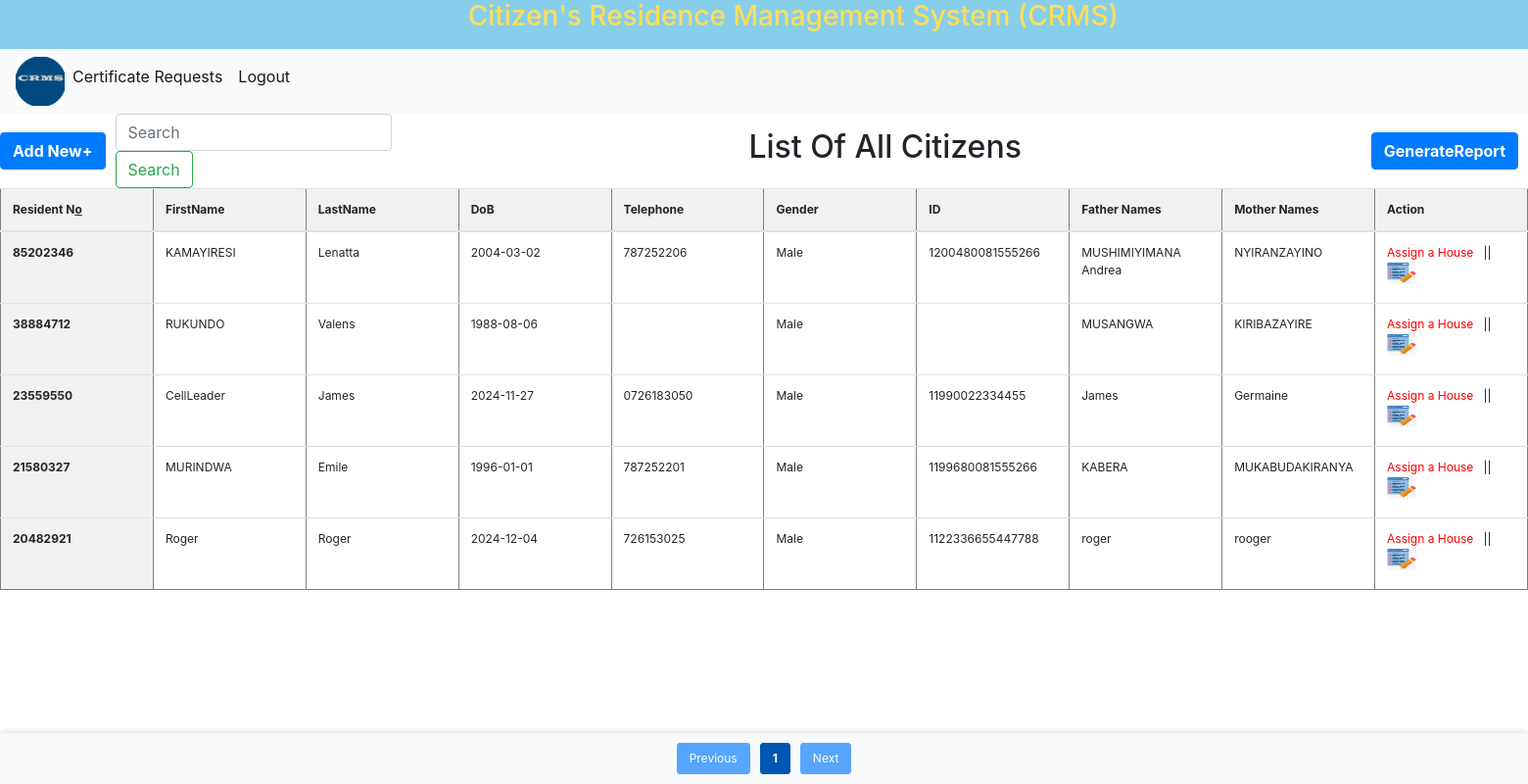
Page /ListOfCitizens.php (signed in) on the earlier database version.
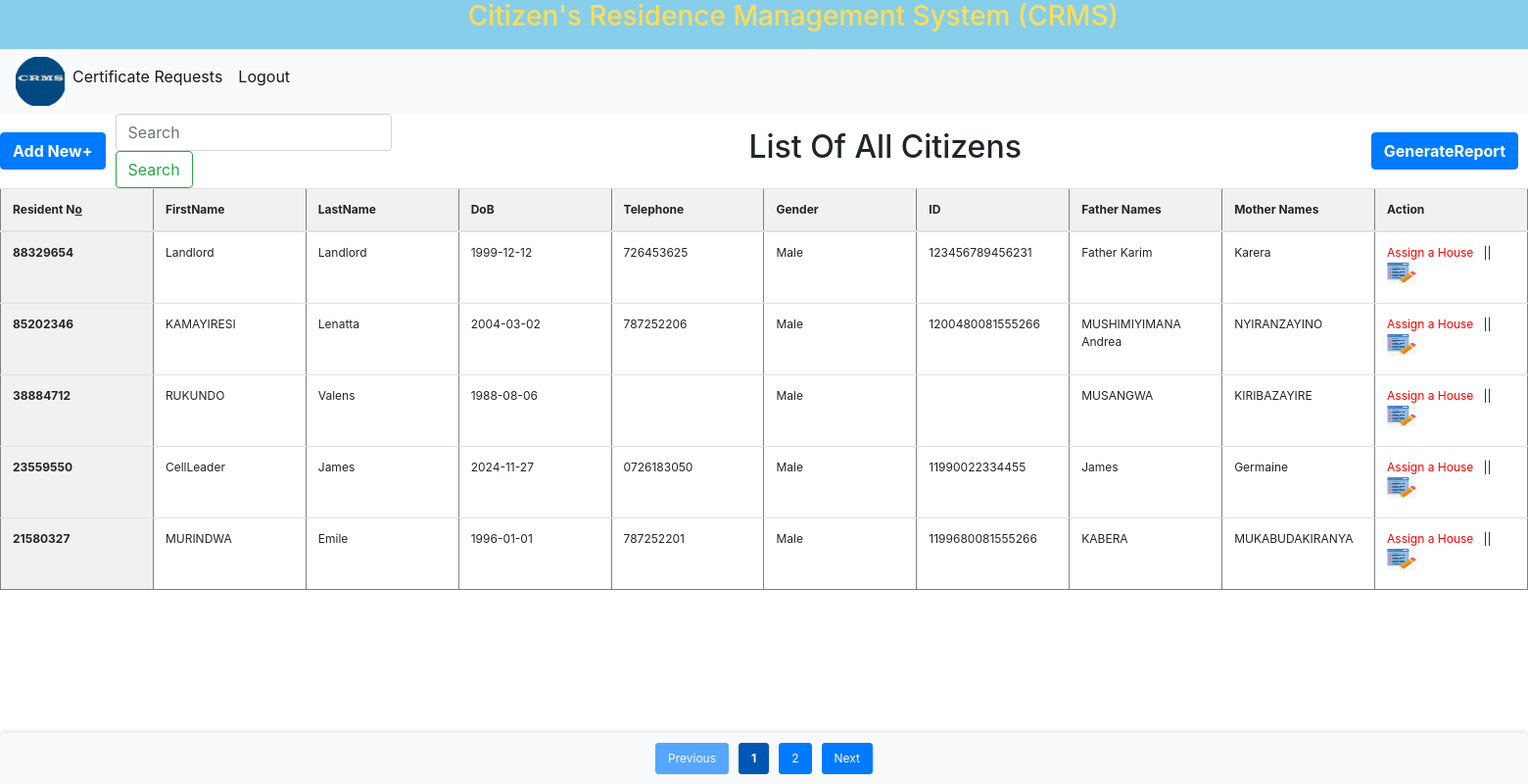
Same page on the later database version.
### tables this page shows
CREATE TABLE `resident` (
  `Identifier` varchar(8) DEFAULT NULL,
  `Firstname` varchar(20) DEFAULT NULL,
  `Lastname` varchar(20) DEFAULT NULL,
  `DoB` date DEFAULT NULL,
  `Telephone` varchar(10) DEFAULT NULL,
  `Gender` varchar(6) DEFAULT NULL,
  `ID` bigint DEFAULT NULL,
  `FatherNames` varchar(20) DEFAULT NULL,
  `MotherNames` varchar(20) DEFAULT NULL,
  `Province` varchar(20) DEFAULT NULL,
  `District` varchar(20) DEFAULT NULL,
  `Sector` varchar(20) DEFAULT NULL,
  `Cell` varchar(20) DEFAULT NULL,
  `Village` varchar(20) DEFAULT NULL,
  `Citizen_Category` varchar(20) DEFAULT NULL,
  `HouseNo` varchar(30) DEFAULT NULL,
  `Password` varchar(255) DEFAULT '',
  `Status` varchar(9) DEFAULT NULL,
  `RegDate` datetime DEFAULT CURRENT_TIMESTAMP
);

### ListOfCitizens.php (the view, shortened to what the changed rows need)
<!DOCTYPE html>
<html lang="en">
<head>
    <link rel="stylesheet" href="bootstrap/bootstrap.css">
    <link rel="stylesheet" href="css/style.css">
</head>
<body>
<?php include 'header.php'; ?>
<?php
$conn = new mysqli('localhost', 'super', '', 'crms');
$records_per_page = 5;
$page = isset($_GET['page']) ? (int)$_GET['page'] : 1;
$offset = ($page - 1) * $records_per_page;
$search_query = isset($_GET['search']) ? $conn->real_escape_string($_GET['search']) : '';
$sql = "SELECT Identifier, Firstname, Lastname, DoB, Telephone, Gender, ID, FatherNames, MotherNames, Province, District, Sector, Cell, Village, citizen_category, HouseNo, Status,RegDate
        FROM resident
        WHERE CONCAT_WS(' ', Firstname, Lastname, DoB, Telephone, Gender, ID, FatherNames, MotherNames, Province, District, Sector, Cell, Village, citizen_category, HouseNo, Status,RegDate) LIKE ?
        ORDER BY Identifier DESC
        LIMIT ? OFFSET ?";
$stmt = $conn->prepare($sql);
$search_param = "%$search_query%";
$stmt->bind_param("sii", $search_param, $records_per_page, $offset);
$stmt->execute();
$result = $stmt->get_result();
$total_sql = "SELECT COUNT(*) as total FROM resident WHERE CONCAT_WS(' ', Firstname, Lastname, ID, FatherNames, MotherNames, Province, District, Sector, Cell, Village, citizen_category, HouseNo, Status,RegDate) LIKE ?";
$total_stmt = $conn->prepare($total_sql);
$total_stmt->bind_param("s", $search_param);
$total_stmt->execute();
$total_result = $total_stmt->get_result();
$total_row = $total_result->fetch_assoc();
$total_records = $total_row['total'];
$total_pages = ceil($total_records / $records_per_page);
if ($result->num_rows > 0) {
    echo "<div class='table-container'>";
    echo "<table border='1' class='table table-striped' style='min-width: 60%;>";
    echo "<thead>";
    echo "<tr>
            <th colspan='9' style='text-align: left; background-color: #f8f9fa;'>
                <div style='display: flex; align-items: center;'>
                    <div style='margin-right: 10px;'>
                        <a class='small' href='addResident.php'>
                            <button class='btn btn-primary'><b>Add New+</b></button>
                        </a>
                    </div>
                    <div style='margin-right: 8px;'>
                        <form class='form-inline my-2 my-lg-0' method='GET' action=''>
                            <input class='form-control mr-sm-2' type='search' name='search' placeholder='Search' aria-label='Search' value='" . htmlspecialchars($search_query) . "'>
                            <button class='btn btn-outline-success my-2 my-sm-0' type='submit'>Search</button>
                        </form>
                    </div>
                    <div style='flex: 1; text-align: center; font-size: 18px;'>
                        <h2 class='text-center'>List Of All Citizens</h2>
                    </div>
                     <div style='margin-right: 10px;'>
                        <a class='small' href='ReportGeneration.php'>
                            <button class='btn btn-primary'><b>GenerateReport</b></button>
                        </a>
                    </div>
                </div>
            </th>
          </tr>";
    echo "<tr>
            <th scope='col'>Resident   N<u>o</u></th>
            <th scope='col'>FirstName</th>
            <th scope='col'>LastName</th>
            <th scope='col'>DoB</th>
            <th scope='col'>Telephone</th>
            <th scope='col'>Gender</th>
            <th scope='col'>ID</th>
            <th scope='col'>Father    Names</th>
            <th scope='col'>Mother    Names</th>
            <th scope='col'>Action</th>
          </tr>";
    echo "<tbody>";
    while ($row = $result->fetch_assoc()) {
        echo "<tr>
                <th>" . htmlspecialchars($row["Identifier"]) . "</th>
                <td>" . htmlspecialchars($row["Firstname"]) . "</td>
                <td>" . htmlspecialchars($row["Lastname"]) . "</td>
                <td>" . htmlspecialchars($row["DoB"]) . "</td>
                <td>" . htmlspecialchars($row["Telephone"]) . "</td>
                <td>" . htmlspecialchars($row["Gender"]) . "</td>
                <td>" . htmlspecialchars($row["ID"]) . "</td>
                <td>" . htmlspecialchars($row["FatherNames"]) . "</td>
                <td>" . htmlspecialchars($row["MotherNames"]) . "</td>
                <td><a href='updateResident.php?identifier=" . htmlspecialchars($row["Identifier"]) . "' style='color: red;'>Assign a House</a> &nbsp&nbsp||&nbsp&nbsp <a href='updateCitizen.php?identifier=" . htmlspecialchars($row["Identifier"]) . "' style='color: red;'><img src='images/edit.jpg' width='30px' height='30px'></a></td>
              </tr>";
    }
    echo "</tbody>";
    echo "</table>";
    echo "</div>";
    echo "<div class='pagination'>";
    if ($page > 1) {
        echo "<a href='?page=" . ($page - 1) . "&search=" . urlencode($search_query) . "' class='btn btn-primary' style='background-color: #007bff; border-color: #007bff;'>Previous</a>";
    } else {
        echo "<span class='btn btn-primary disabled'>Previous</span>";
    }
    for ($i = 1; $i <= $total_pages; $i++) {
        if ($i == $page) {
            echo "<span class='current'>$i</span>";
        } else {
            echo "<a href='?page=$i&search=" . urlencode($search_query) . "'>$i</a>";
        }
    }
    if ($page < $total_pages) {
        echo "<a href='?page=" . ($page + 1) . "&search=" . urlencode($search_query) . "' class='btn btn-primary' style='background-color: #007bff; border-color: #007bff;'>Next</a>";
    } else {
        echo "<span class='btn btn-primary disabled'>Next</span>";
    }
    echo "</div>";
}
?>
</body>
</html>

### header.php (shortened to what the changed rows need)
<div class="row" style="background:skyblue; height:50px; width:2000px; text-align: center; .header h3:hover {
            color: #ffdd57;">
    <div class="pageheader" style="text-align:center;">
        <h3>&nbsp &nbsp &nbsp &nbsp&nbsp &nbsp &nbsp &nbsp &nbsp &nbsp &nbsp &nbsp &nbsp &nbsp &nbsp &nbsp &nbsp
        &nbsp &nbsp &nbsp &nbsp&nbsp &nbsp &nbsp &nbsp &nbsp &nbsp &nbsp &nbsp &nbsp &nbsp &nbsp &nbsp &nbsp
        Citizen's Residence Management System (CRMS)</h3>
    </div>
</div>

Differences in the rows shown:
removed resident: Identifier "20482921", Firstname "Roger", Lastname "Roger", DoB "2024-12-04", Telephone "726153025", Gender "Male", ID "1122336655447788", FatherNames "roger", MotherNames "rooger"
added resident: Identifier "88329654", Firstname "Landlord", Lastname "Landlord", DoB "1999-12-12", Telephone "726453625", Gender "Male", ID "123456789456231", FatherNames "Father Karim", MotherNames "Karera"
Other differences:
new list line: "2"
